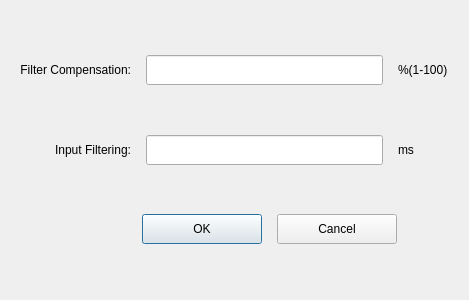
<?xml version="1.0" encoding="UTF-8"?>
<ui version="4.0">
 <class>WaveFormCompensationDlg</class>
 <widget class="QDialog" name="WaveFormCompensationDlg">
  <property name="geometry">
   <rect>
    <x>0</x>
    <y>0</y>
    <width>469</width>
    <height>300</height>
   </rect>
  </property>
  <property name="windowTitle">
   <string>WaveForm Compensation</string>
  </property>
  <layout class="QVBoxLayout" name="verticalLayout">
   <item>
    <spacer name="verticalSpacer_4">
     <property name="orientation">
      <enum>Qt::Vertical</enum>
     </property>
     <property name="sizeHint" stdset="0">
      <size>
       <width>20</width>
       <height>40</height>
      </size>
     </property>
    </spacer>
   </item>
   <item>
    <layout class="QHBoxLayout" name="horizontalLayout">
     <property name="spacing">
      <number>15</number>
     </property>
     <item>
      <widget class="QLabel" name="label">
       <property name="minimumSize">
        <size>
         <width>120</width>
         <height>30</height>
        </size>
       </property>
       <property name="text">
        <string>Filter Compensation:</string>
       </property>
       <property name="alignment">
        <set>Qt::AlignRight|Qt::AlignTrailing|Qt::AlignVCenter</set>
       </property>
      </widget>
     </item>
     <item>
      <widget class="QLineEdit" name="lineEdit">
       <property name="minimumSize">
        <size>
         <width>140</width>
         <height>30</height>
        </size>
       </property>
      </widget>
     </item>
     <item>
      <widget class="QLabel" name="label_3">
       <property name="minimumSize">
        <size>
         <width>60</width>
         <height>30</height>
        </size>
       </property>
       <property name="text">
        <string>%(1-100)</string>
       </property>
       <property name="alignment">
        <set>Qt::AlignLeading|Qt::AlignLeft|Qt::AlignVCenter</set>
       </property>
      </widget>
     </item>
    </layout>
   </item>
   <item>
    <spacer name="verticalSpacer_3">
     <property name="orientation">
      <enum>Qt::Vertical</enum>
     </property>
     <property name="sizeHint" stdset="0">
      <size>
       <width>20</width>
       <height>40</height>
      </size>
     </property>
    </spacer>
   </item>
   <item>
    <layout class="QHBoxLayout" name="horizontalLayout_2">
     <property name="spacing">
      <number>15</number>
     </property>
     <item>
      <widget class="QLabel" name="label_2">
       <property name="minimumSize">
        <size>
         <width>120</width>
         <height>30</height>
        </size>
       </property>
       <property name="text">
        <string>Input Filtering:</string>
       </property>
       <property name="alignment">
        <set>Qt::AlignRight|Qt::AlignTrailing|Qt::AlignVCenter</set>
       </property>
      </widget>
     </item>
     <item>
      <widget class="QLineEdit" name="lineEdit_2">
       <property name="minimumSize">
        <size>
         <width>140</width>
         <height>30</height>
        </size>
       </property>
      </widget>
     </item>
     <item>
      <widget class="QLabel" name="label_4">
       <property name="minimumSize">
        <size>
         <width>60</width>
         <height>30</height>
        </size>
       </property>
       <property name="text">
        <string>ms</string>
       </property>
       <property name="alignment">
        <set>Qt::AlignLeading|Qt::AlignLeft|Qt::AlignVCenter</set>
       </property>
      </widget>
     </item>
    </layout>
   </item>
   <item>
    <spacer name="verticalSpacer">
     <property name="orientation">
      <enum>Qt::Vertical</enum>
     </property>
     <property name="sizeHint" stdset="0">
      <size>
       <width>20</width>
       <height>40</height>
      </size>
     </property>
    </spacer>
   </item>
   <item>
    <layout class="QHBoxLayout">
     <property name="spacing">
      <number>15</number>
     </property>
     <property name="leftMargin">
      <number>0</number>
     </property>
     <property name="topMargin">
      <number>0</number>
     </property>
     <property name="rightMargin">
      <number>0</number>
     </property>
     <property name="bottomMargin">
      <number>0</number>
     </property>
     <item>
      <spacer>
       <property name="orientation">
        <enum>Qt::Horizontal</enum>
       </property>
       <property name="sizeHint" stdset="0">
        <size>
         <width>131</width>
         <height>31</height>
        </size>
       </property>
      </spacer>
     </item>
     <item>
      <widget class="QPushButton" name="okButton">
       <property name="minimumSize">
        <size>
         <width>120</width>
         <height>30</height>
        </size>
       </property>
       <property name="text">
        <string>OK</string>
       </property>
      </widget>
     </item>
     <item>
      <widget class="QPushButton" name="cancelButton">
       <property name="minimumSize">
        <size>
         <width>120</width>
         <height>30</height>
        </size>
       </property>
       <property name="text">
        <string>Cancel</string>
       </property>
      </widget>
     </item>
     <item>
      <spacer name="horizontalSpacer">
       <property name="orientation">
        <enum>Qt::Horizontal</enum>
       </property>
       <property name="sizeHint" stdset="0">
        <size>
         <width>40</width>
         <height>20</height>
        </size>
       </property>
      </spacer>
     </item>
    </layout>
   </item>
   <item>
    <spacer name="verticalSpacer_2">
     <property name="orientation">
      <enum>Qt::Vertical</enum>
     </property>
     <property name="sizeHint" stdset="0">
      <size>
       <width>20</width>
       <height>40</height>
      </size>
     </property>
    </spacer>
   </item>
  </layout>
  <zorder>layoutWidget</zorder>
  <zorder>label</zorder>
  <zorder>label_2</zorder>
  <zorder>lineEdit</zorder>
  <zorder>lineEdit_2</zorder>
  <zorder>label_3</zorder>
  <zorder>label_4</zorder>
  <zorder></zorder>
  <zorder>verticalSpacer</zorder>
  <zorder>verticalSpacer_2</zorder>
  <zorder>verticalSpacer_3</zorder>
  <zorder>verticalSpacer_4</zorder>
 </widget>
 <resources/>
 <connections>
  <connection>
   <sender>okButton</sender>
   <signal>clicked()</signal>
   <receiver>WaveFormCompensationDlg</receiver>
   <slot>accept()</slot>
   <hints>
    <hint type="sourcelabel">
     <x>278</x>
     <y>253</y>
    </hint>
    <hint type="destinationlabel">
     <x>96</x>
     <y>254</y>
    </hint>
   </hints>
  </connection>
  <connection>
   <sender>cancelButton</sender>
   <signal>clicked()</signal>
   <receiver>WaveFormCompensationDlg</receiver>
   <slot>reject()</slot>
   <hints>
    <hint type="sourcelabel">
     <x>369</x>
     <y>253</y>
    </hint>
    <hint type="destinationlabel">
     <x>179</x>
     <y>282</y>
    </hint>
   </hints>
  </connection>
 </connections>
</ui>
